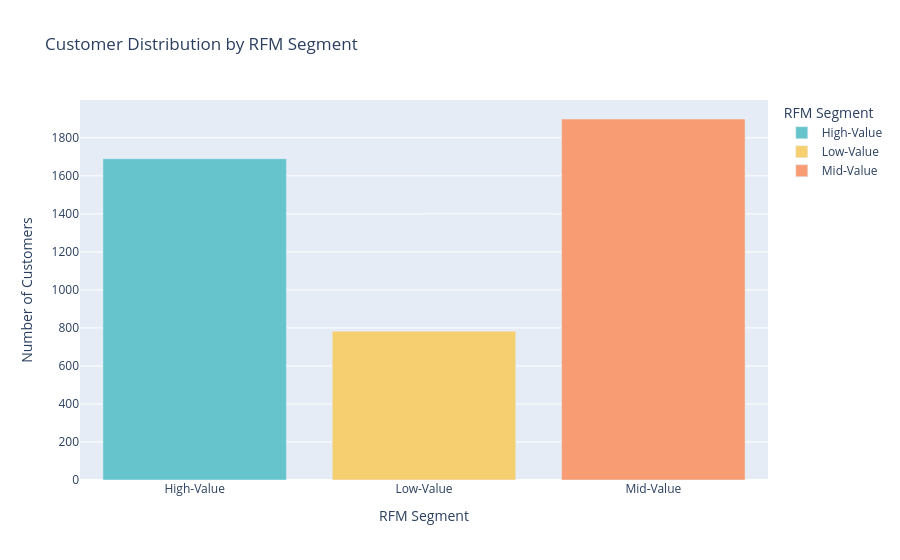

Notebook code for this chart:
### Code cell
#Create the bar chart using Plotly
fig = px.bar(segment_counts,
             x='RFM_Segment',
             y='Count',
             title='Customer Distribution by RFM Segment',
             labels={'RFM_Segment': 'RFM Segment', 'Count': 'Number of Customers'},
             color='RFM_Segment',
             color_discrete_sequence=px.colors.qualitative.Pastel)

fig.show()
fig.write_image('rfm_value_distribution.png', scale=2)

### Figure 1 — Plotly figure (JSON) as saved in the notebook; plotly's stock layout.template omitted (floating-point values rounded to 4 significant figures)
{"data": [{"alignmentgroup": "True", "hovertemplate": "RFM Segment=%{x}<br>Number of Customers=%{y}<extra></extra>", "legendgroup": "High-Value", "marker": {"color": "rgb(102, 197, 204)", "pattern": {"shape": ""}}, "name": "High-Value", "offsetgroup": "High-Value", "orientation": "v", "showlegend": true, "textposition": "auto", "type": "bar", "x": ["High-Value"], "xaxis": "x", "y": [1690], "yaxis": "y"}, {"alignmentgroup": "True", "hovertemplate": "RFM Segment=%{x}<br>Number of Customers=%{y}<extra></extra>", "legendgroup": "Low-Value", "marker": {"color": "rgb(246, 207, 113)", "pattern": {"shape": ""}}, "name": "Low-Value", "offsetgroup": "Low-Value", "orientation": "v", "showlegend": true, "textposition": "auto", "type": "bar", "x": ["Low-Value"], "xaxis": "x", "y": [783], "yaxis": "y"}, {"alignmentgroup": "True", "hovertemplate": "RFM Segment=%{x}<br>Number of Customers=%{y}<extra></extra>", "legendgroup": "Mid-Value", "marker": {"color": "rgb(248, 156, 116)", "pattern": {"shape": ""}}, "name": "Mid-Value", "offsetgroup": "Mid-Value", "orientation": "v", "showlegend": true, "textposition": "auto", "type": "bar", "x": ["Mid-Value"], "xaxis": "x", "y": [1899], "yaxis": "y"}], "layout": {"barmode": "relative", "legend": {"title": {"text": "RFM Segment"}, "tracegroupgap": 0}, "title": {"text": "Customer Distribution by RFM Segment"}, "xaxis": {"anchor": "y", "categoryarray": ["High-Value", "Low-Value", "Mid-Value"], "categoryorder": "array", "domain": [0, 1], "title": {"text": "RFM Segment"}}, "yaxis": {"anchor": "x", "domain": [0, 1], "title": {"text": "Number of Customers"}}}}
